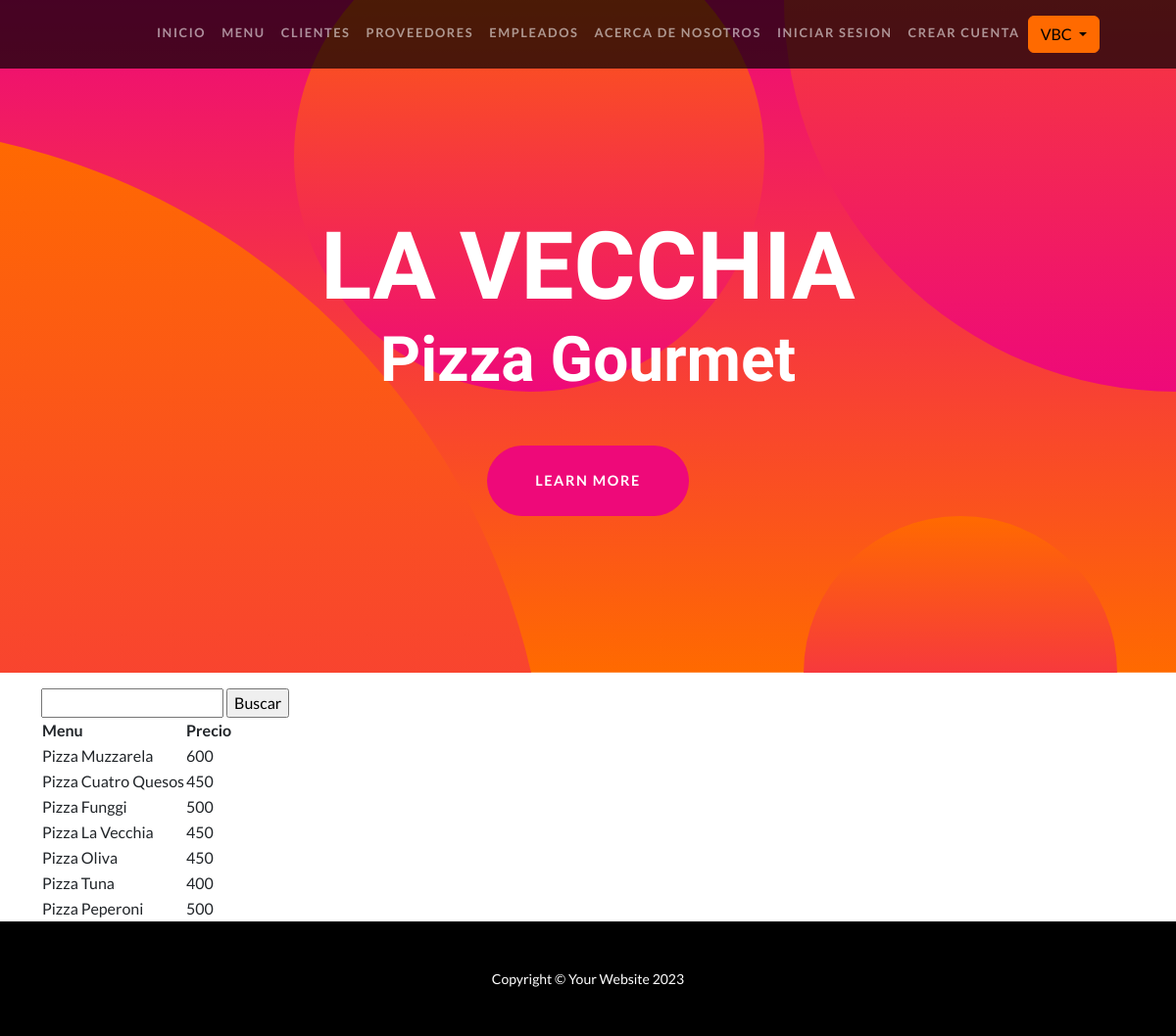
The page /AppLaVecchia/busca-menu-formulario/ on the database its author committed.
### AppLaVecchia/models.py (models this page shows, shortened)
class Menu (models.Model):
    nombre = models.CharField(max_length=20)
    precio = models.IntegerField()

### AppLaVecchia/views.py (the view)
# urls.py: path('busca-menu-formulario/', views.buscar_menu_formulario, name="Buscar_Menu"),
def buscar_menu_formulario(request):
    if request.method == "GET":
        busqueda = request.GET.get('miFormulario', '')
        menus = Menu.objects.filter(nombre__icontains=busqueda)
        context = {'menus': menus}
        return render(request, 'AppLaVecchia/buscar_menu_formulario.html', context)

### AppLaVecchia/Templates/AppLaVecchia/buscar_menu_formulario.html (shortened to what this page needs)
{% extends 'AppLaVecchia/base.html' %}
{% load static %}
{% block main %}
    <form action="" method="GET">
        <input type="text" name="busqueda" id="menu">
        <input type="submit" value="Buscar">
    </form>
    <table>
        <thead>
            <tr>
                <th>Menu</th>
                <th>Precio</th>
            </tr>
        </thead>
        <tbody>
            {% for menu in menus %}
            <tr>
                <td>{{ menu.nombre }}</td>
                <td>{{ menu.precio }}</td>
            </tr>
            {% endfor %}
        </tbody>
    </table>
{% endblock main %}

### rows shown on the page
Menu: nombre "Pizza Muzzarela", precio "600"
Menu: nombre "Pizza Cuatro Quesos", precio "450"
Menu: nombre "Pizza Funggi", precio "500"
Menu: nombre "Pizza La Vecchia", precio "450"
Menu: nombre "Pizza Oliva", precio "450"
Menu: nombre "Pizza Tuna", precio "400"
Menu: nombre "Pizza Peperoni", precio "500"
